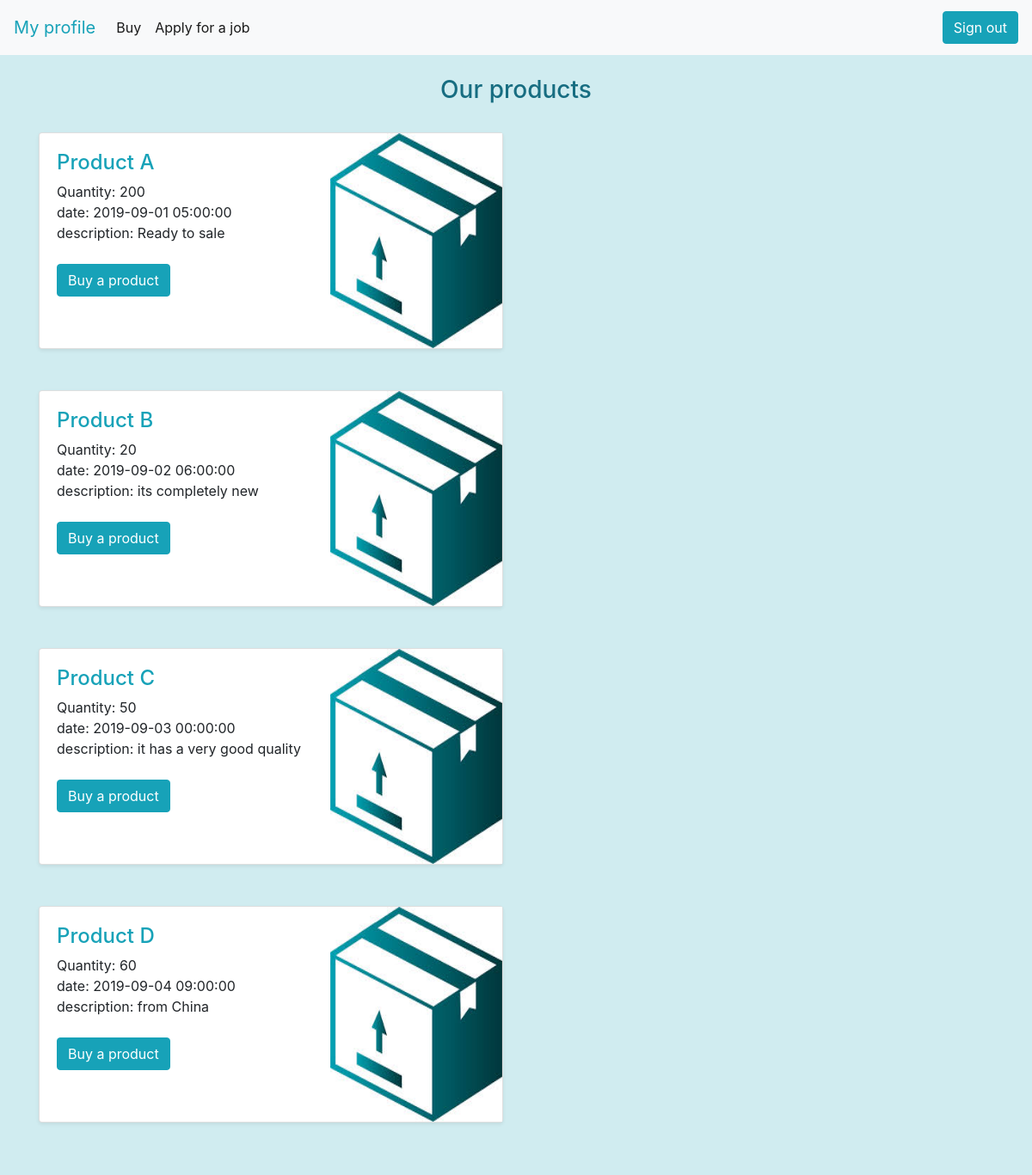
The app's page /landingpage.php (signed in, upper part), older data.
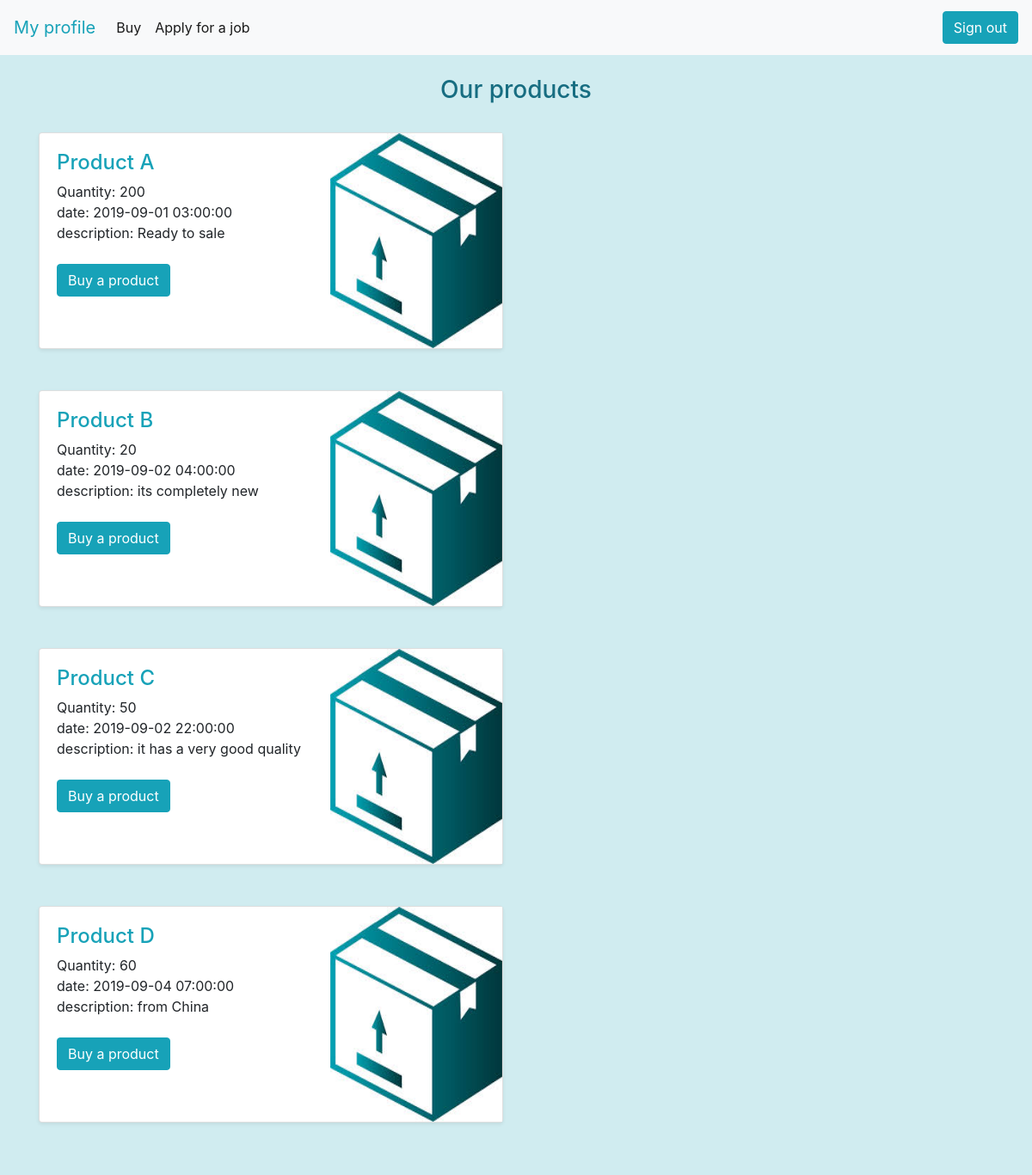
The same page, newer data.
### tables this page shows
CREATE TABLE `products` (
  `product_id` int(11) NOT NULL,
  `product_name` varchar(200) NOT NULL,
  `product_quantity` int(200) NOT NULL,
  `product_date` timestamp NOT NULL DEFAULT current_timestamp(),
  `product_description` varchar(500) NOT NULL
);

### landingpage.php (the view, shortened to what this page needs)
<?php
require 'db.php';
   ?>
   <html>
   <head>
<?php require 'header.php'; ?>
   </head>
   <body class="body">
<?php require 'nav.php'; ?><br>
<div class="container">
    <form action="action/buy.php" method="get">
        <h3 style=" color: #176d81" class="text-center ">Our products</h3>
        <br>
    <?php
        $sql ="SELECT * FROM products";
        $result=mysqli_query($conn,$sql);
        if($result->num_rows > 0) {
            while($row = $result->fetch_assoc()){ ?>
    <div class="row">
        <div class="col-sm-6">
            <div class="card flex-md-row mb-4 shadow-sm h-md-250">
                <div class="card-body flex-column align-items-start">
                    <h4 class="d-inline-block mb-2 text-info" style="color: #0d3446"><?php echo $row['product_name'];?></h4><br>
                    <span class="card-text">Quantity: </span> <?php echo $row['product_quantity']; ?><br>
                    <span class="card-text">date: </span><?php echo  $row['product_date']; ?><br>
                    <span class="card-text">description: </span><?php echo $row['product_description']; ?><br>
                <br>
                    <a href='buy.php'><button type='button' class='btn btn-info'>Buy a product</button></a>
                </div>
            <img class="card-img-right flex-auto d-none d-lg-block" alt="Thumbnail [200x250]" src="img/product.jpg" style="width: 200px; height: 250px;">
            </div>
                <br>
        </div>
    </div>
<?php
}
}
?>
    </form>
</div>
<?php require 'footer.php'; ?>
</body>
   </html>

Row changes from the older to the newer data that the page shows:
changed products "Product A": product_date "2019-09-01 05:00:00" → "2019-09-01 03:00:00"
changed products "Product B": product_date "2019-09-02 06:00:00" → "2019-09-02 04:00:00"
changed products "Product C": product_date "2019-09-03 00:00:00" → "2019-09-02 22:00:00"
changed products "Product D": product_date "2019-09-04 09:00:00" → "2019-09-04 07:00:00"
